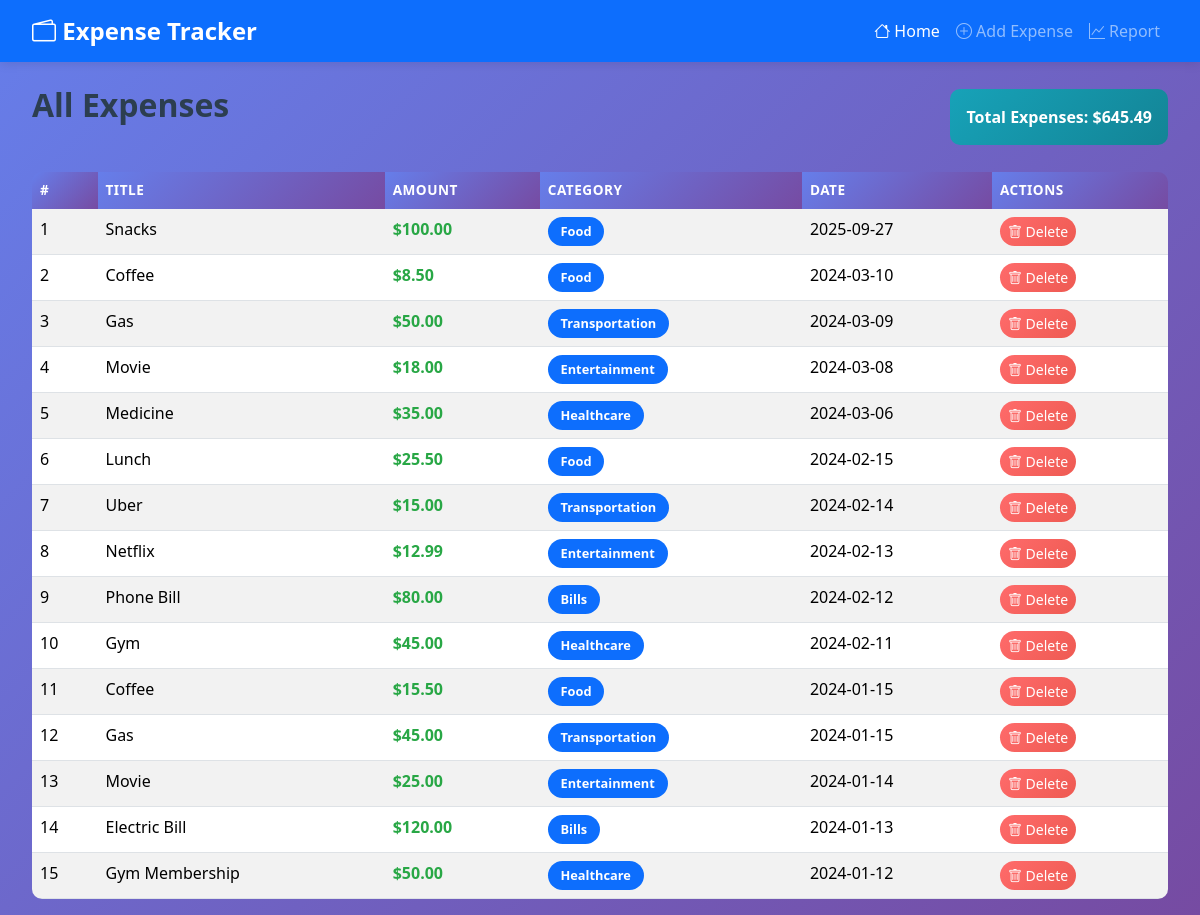
The page / on the database its author committed.
### tables this page shows
CREATE TABLE expenses (
                id INTEGER PRIMARY KEY AUTOINCREMENT,
                title TEXT NOT NULL,
                amount REAL NOT NULL,
                category TEXT NOT NULL,
                date TEXT NOT NULL
            );

### app.py (the view)
@app.route('/')
def index():
    conn = get_db_connection()
    expenses = conn.execute("SELECT * FROM expenses ORDER BY date DESC").fetchall()
    total = conn.execute("SELECT SUM(amount) FROM expenses").fetchone()[0] or 0
    conn.close()
    return render_template('index.html', expenses=expenses, total=total)

### app.py (called while the page is built)
def get_db_connection():
    conn = sqlite3.connect(DB_NAME)
    conn.row_factory = sqlite3.Row
    return conn

### templates/index.html (shortened to what this page needs)
{% extends "base.html" %}
{% block content %}
<div class="d-flex justify-content-between align-items-center mb-4">
    <h2>All Expenses</h2>
    <div class="alert alert-info mb-0">
        <strong>Total Expenses: ${{ "%.2f"|format(total) }}</strong>
    </div>
</div>
{% if expenses %}
<div class="table-responsive">
    <table class="table table-striped table-hover">
        <thead class="table-dark">
            <tr>
                <th>#</th>
                <th>Title</th>
                <th>Amount</th>
                <th>Category</th>
                <th>Date</th>
                <th>Actions</th>
            </tr>
        </thead>
        <tbody>
            {% for expense in expenses %}
            <tr>
                <td>{{ loop.index }}</td>
                <td>{{ expense.title }}</td>
                <td class="text-success fw-bold">${{ "%.2f"|format(expense.amount) }}</td>
                <td>
                    <span class="badge bg-primary">{{ expense.category }}</span>
                </td>
                <td>{{ expense.date }}</td>
                <td>
                    <a href="/delete/{{ expense.id }}" class="btn btn-danger btn-sm"
                       onclick="return confirm('Are you sure you want to delete this expense?')">
                        <i class="bi bi-trash"></i> Delete
                    </a>
                </td>
            </tr>
            {% endfor %}
        </tbody>
    </table>
</div>
{% else %}
<div class="text-center py-5">
    <h4 class="text-muted">No expenses found</h4>
    <p class="text-muted">Start by adding your first expense!</p>
    <a href="/add" class="btn btn-primary">Add Expense</a>
</div>
{% endif %}
{% endblock %}

### static/style.css (style rules this page uses)
body { font-family: 'Segoe UI', Tahoma, Geneva, Verdana, sans-serif; background: linear-gradient(135deg, #667eea 0%, #764ba2 100%); min-height: 100vh; margin: 0; padding: 0; }
.table { border-radius: 10px; overflow: hidden; }
.table thead th { background: linear-gradient(135deg, #667eea 0%, #764ba2 100%); color: white; border: none; font-weight: 600; text-transform: uppercase; font-size: 0.85rem; letter-spacing: 0.5px; }
.table tbody tr { transition: all 0.3s ease; }
.badge { font-size: 0.8rem; padding: 0.5rem 0.8rem; border-radius: 20px; }
.btn { border-radius: 25px; font-weight: 500; transition: all 0.3s ease; border: none; }
.btn-danger { background: linear-gradient(135deg, #ff6b6b 0%, #ee5a52 100%); }
.alert { border: none; border-radius: 10px; font-weight: 500; }
.alert-info { background: linear-gradient(135deg, #17a2b8 0%, #138496 100%); color: white; }
.text-success { color: #28a745 !important; font-weight: 600; }
h2 { color: #2c3e50; font-weight: 700; margin-bottom: 1.5rem; }

### rows shown on the page
expenses: title "Snacks", amount "100.00", category "Food", date "2025-09-27"
expenses: title "Coffee", amount "8.50", category "Food", date "2024-03-10"
expenses: title "Gas", amount "50.00", category "Transportation", date "2024-03-09"
expenses: title "Movie", amount "18.00", category "Entertainment", date "2024-03-08"
expenses: title "Medicine", amount "35.00", category "Healthcare", date "2024-03-06"
expenses: title "Lunch", amount "25.50", category "Food", date "2024-02-15"
expenses: title "Uber", amount "15.00", category "Transportation", date "2024-02-14"
expenses: title "Netflix", amount "12.99", category "Entertainment", date "2024-02-13"
expenses: title "Phone Bill", amount "80.00", category "Bills", date "2024-02-12"
expenses: title "Gym", amount "45.00", category "Healthcare", date "2024-02-11"
expenses: title "Coffee", amount "15.50", category "Food", date "2024-01-15"
expenses: title "Gas", amount "45.00", category "Transportation", date "2024-01-15"
expenses: title "Movie", amount "25.00", category "Entertainment", date "2024-01-14"
expenses: title "Electric Bill", amount "120.00", category "Bills", date "2024-01-13"
expenses: title "Gym Membership", amount "50.00", category "Healthcare", date "2024-01-12"

### other values the page prints
{{ "%.2f"|format(total) }} "645.49"
